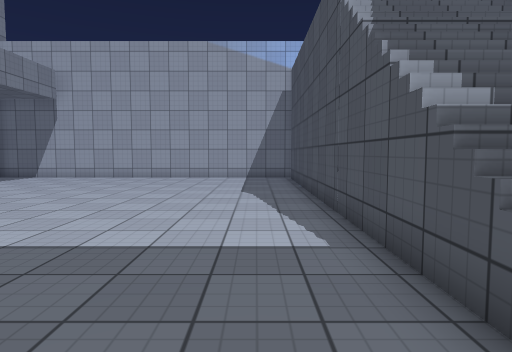
view 1 (above)

20 first-person views from a walk through a 3-D level made in the Unity game engine. The camera is 1.3 m above the floor, tilts 4° down and sees 75° across. The floor is counted in squares, 1 m on a side. Each view is taken from the middle of a square. On the plan, view 1 faces up. The plan holds only what a view shows up to about 14 squares ahead; the rest is blank. The place goes on beyond the plan. The player is left out. Some animated figures are left out. Surface patterns are stand-ins for the level's own textures.

view 2
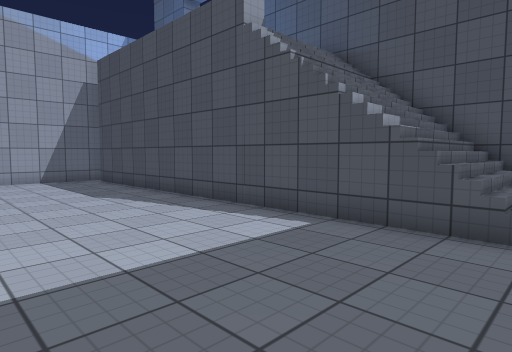

view 3
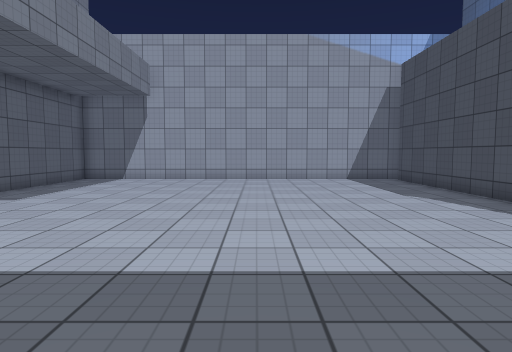

view 4
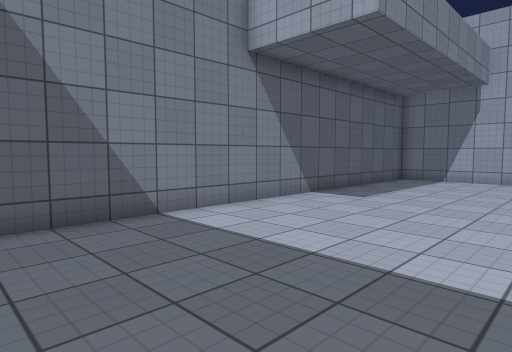

view 5
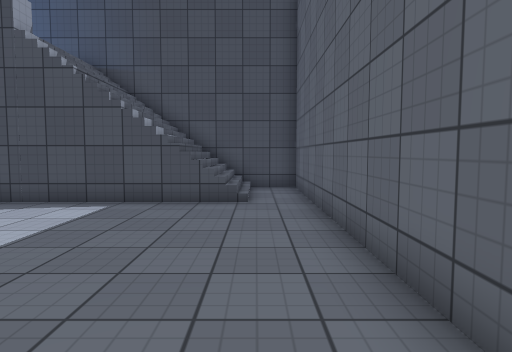

view 6
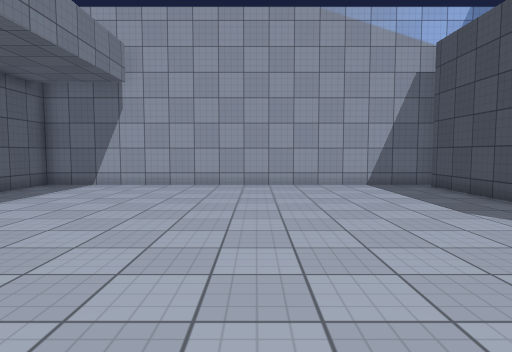

view 7
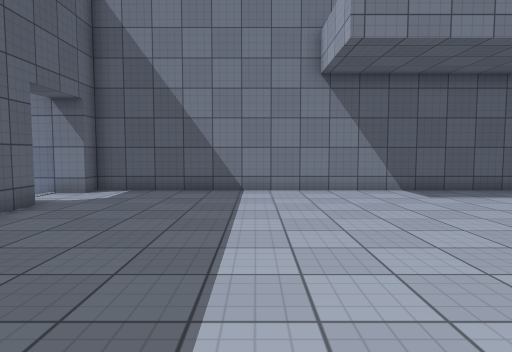

view 8
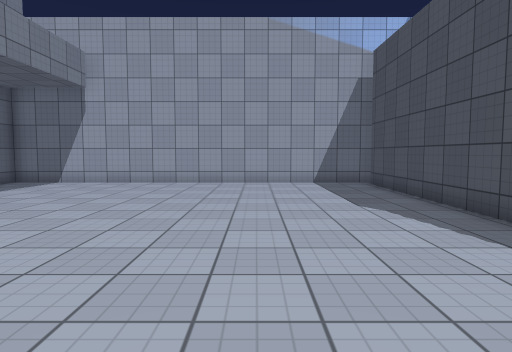

view 9
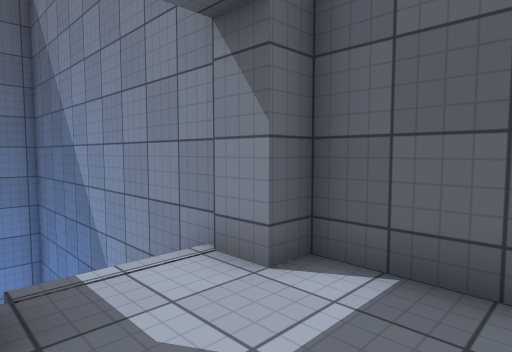

view 10
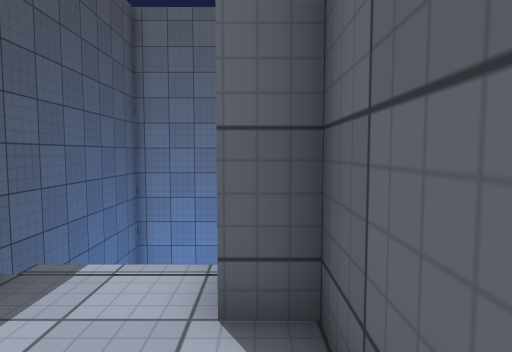

view 11
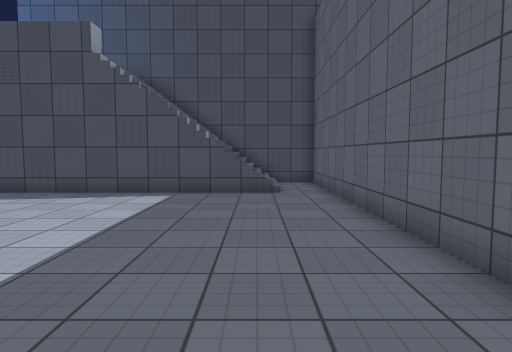

view 12
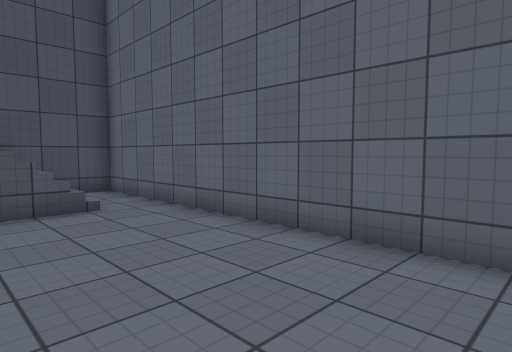

view 13
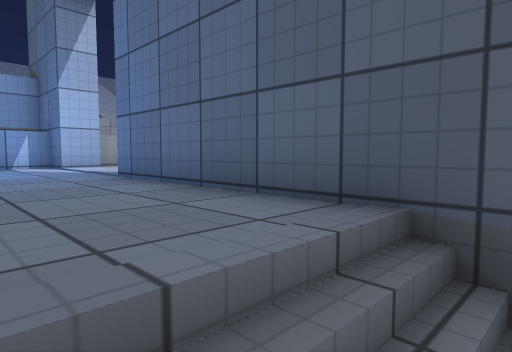

view 14
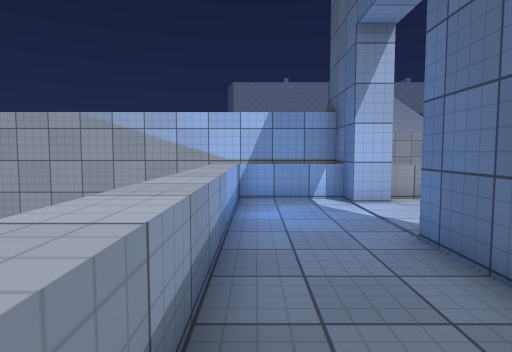

view 15
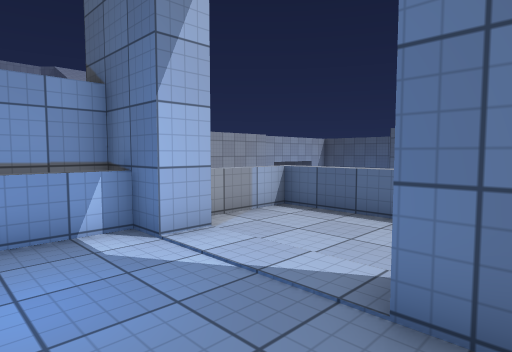

view 16
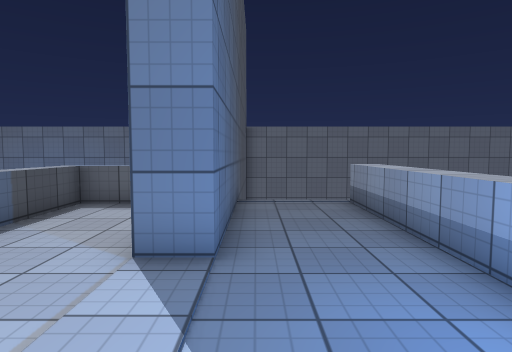

view 17
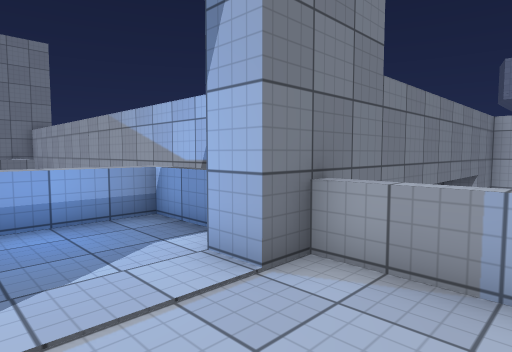

view 18
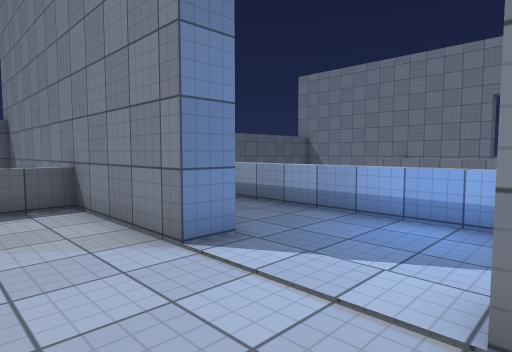

view 19
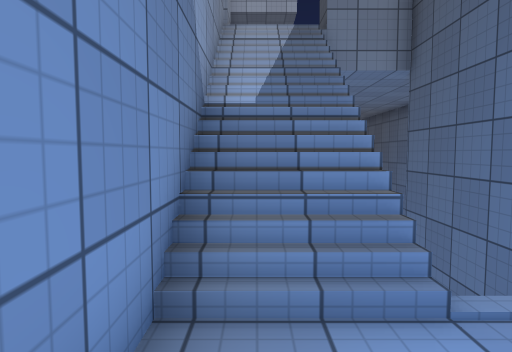

view 20
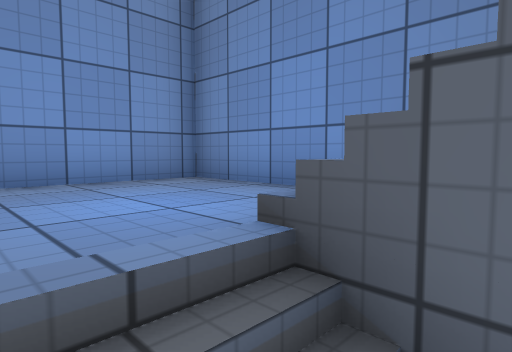

### Floor plan
Key: @ floor where view 1 was taken; # wall or solid block; x gap in a wall; . main floor; - floor 4.25 m lower than the main floor; : floor 4.5 m higher than the main floor; / step, stairs or slope; = window, fence, low wall or low ledge; ^ raised ledge.
Columns run from 14 left of view 1 to 10 right of it. Each row starts with its distance up from view 1.
 20                     #
 19                     #
 18 #################   #
 17 #...............x^^^#^^^^
 16 #...............=:::#:::^
 15 #...............=:::::::^
 14 #...............=:::::::^
 13 #...............=:::::::
 12 #...............=:::#:::
 11 #...............=:::#:::
 10 #...............=:::#:::^
  9 #...............=:::#:::^
  8 #...............=:::#:::^
  7 #...............////#^^^
  6 #...............////#
  5 #...............////#
  4 #...............////#
  3 #...............////#
  2 #...............////#
  1 #...............////#
  0 #.............@.....#
 -1 ##../    ############
 -2  #///
 -3  #/// #
 -4  #/// #
 -5  #/// #
 -6  #////
 -7  #////
 -8  #----
 -9  #----
-10  #----#
-11  #----#
-12  ######

Positions as (right, up) in squares from view 1, and headings:
1: (0, 0), facing up
2: (-4, 1), facing up-right
3: (-5, 1), facing up
4: (-7, 1), facing up-left
5: (-7, 1), facing right
6: (-5, 4), facing up
7: (-2, 5), facing left
8: (-3, 3), facing up
9: (-10, 2), facing down-left
10: (-13, 2), facing down
11: (-9, 2), facing right
12: (-6, 4), facing down-right
13: (3, 6), facing up-right
14: (3, 7), facing up
15: (3, 11), facing up-right
16: (5, 16), facing down
17: (9, 13), facing up-left
18: (9, 16), facing down-left
19: (-12, -10), facing up
20: (-9, -6), facing down-left
